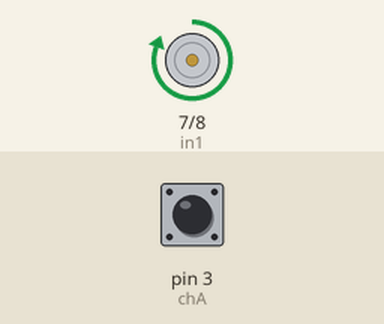
Recording of a program running on a simulated Arduino Uno, built with avr-gcc and run on an emulated ATmega328P. Parts: motor-driver pin pairs drawn as motors (green arrow = first pin HIGH = forward, orange = second pin HIGH = backward, longer = more drive, scaled by the enable pin). Inputs (shaded band) come from the test bench; at power-on: pin 3 (chA) HIGH. What the program prints to the serial monitor is not drawn.

Above: at 8.0 s.
At 23.9 s:
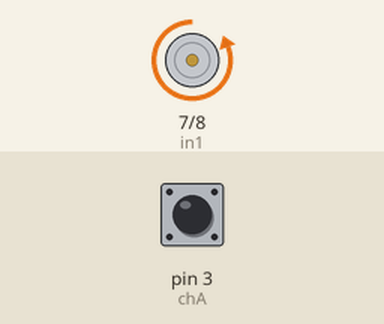
Timing chart, 0 to 41.6 s (numbered marks = the images above):
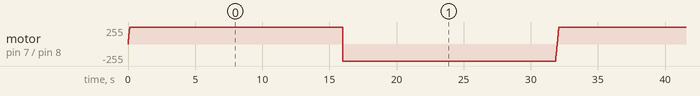

The program:

main.cpp
```cpp
#include <Arduino.h>
#define enA 6
#define in1 7
#define in2 8
#define chA 3
#define chB 2
#define setpoint 100
#define kp 0.1000
#define ki 20.500
#define kd 0.000

void speedControl(int);
String CW();
String CCW();

int encoderval = 0;
bool current_A, current_B, previous_A, previous_B;

volatile float timer1_ovf;
void setupInterrupts(float period);

int control_value, current_rpm;
volatile float currentTime, previousTime = 0, elapsedTime;
float error = 0, lastError = 0, sumError = 0, rateError;

void setup()
{
  	Serial.begin(9600);

  	pinMode(enA, OUTPUT);
  	pinMode(in1, OUTPUT);
	pinMode(in2, OUTPUT);

  	pinMode(chA, INPUT_PULLUP);
  	pinMode(chB, INPUT_PULLUP);

  	attachInterrupt(digitalPinToInterrupt(chA), endcoderAnalyze, RISING);

  	setupInterrupts(0.01);
}

void loop()
{
  //pidControl();
  //speedControl(10);
  //Serial.println(encoderval);
}
void serialReadSpeed()
{
  if(Serial.available() > 0)
  {
    String speed = Serial.readString();
    speedControl(speed.toInt());
  }
}

void speedControl(int speed) {
  if(speed >= 0){
    if(speed > 255) speed = 255;
    analogWrite(enA, speed);
    digitalWrite(in1, HIGH);
	digitalWrite(in2, LOW);
  }
  else {
    if(speed < -255) speed = -255;
    analogWrite(enA, -1*speed);
    digitalWrite(in1, LOW);
	digitalWrite(in2, HIGH);
  }
}

void endcoderAnalyze() {
  	if(digitalRead(chB) == HIGH){encoderval++;}
  	else if(digitalRead(chB) == LOW){encoderval--;}
}

void pidControl(){
  	currentTime = millis() ; //get current time
  	elapsedTime = (currentTime - previousTime)/1000.0;

  	error = setpoint - encoderval;
  	sumError += error * elapsedTime;
    rateError = (error - lastError)/elapsedTime;

  	control_value = (int)(kp*error + ki*sumError + kd*rateError);

  	lastError = error;
  	previousTime = currentTime;

  	Serial.println(encoderval);
  	speedControl(control_value);
  	delay(1);
}

void setupInterrupts(float period)
{
  TCCR1A = 0; // initialize timer1
  TCCR1B = 0; //mode 0

  TCCR1B |= (1 << CS12);  // prescaler 256
  TIMSK1 |= (1 << TOIE1); // enable timer overflow interrupt
  timer1_ovf = 65535 - (period / 0.000016);
  TCNT1 = uint16_t(timer1_ovf); // preload timer

  sei(); //Global Interrupt
}

ISR(TIMER1_OVF_vect)
{
  	currentTime = millis() ; //get current time
 	elapsedTime = (currentTime - previousTime)/1000.0;

  	current_rpm = int((encoderval*60.0)/(229.0 * elapsedTime));

  	error = setpoint - current_rpm;
  	sumError += error * elapsedTime;
    rateError = (error - lastError)/elapsedTime;

  	control_value = (int)(kp*error + ki*sumError + kd*rateError);

  	lastError = error;
  	previousTime = currentTime;
	Serial.println(current_rpm);

  	speedControl(control_value);

  	encoderval = 0;
  	TCNT1 = uint16_t(timer1_ovf);
}
```

Measured:
- by itself, motor on pin 7 (in1) / pin 8 (in2): ramps from backward 255/255 to forward 255/255 and jumps back, once every 32.0 s
